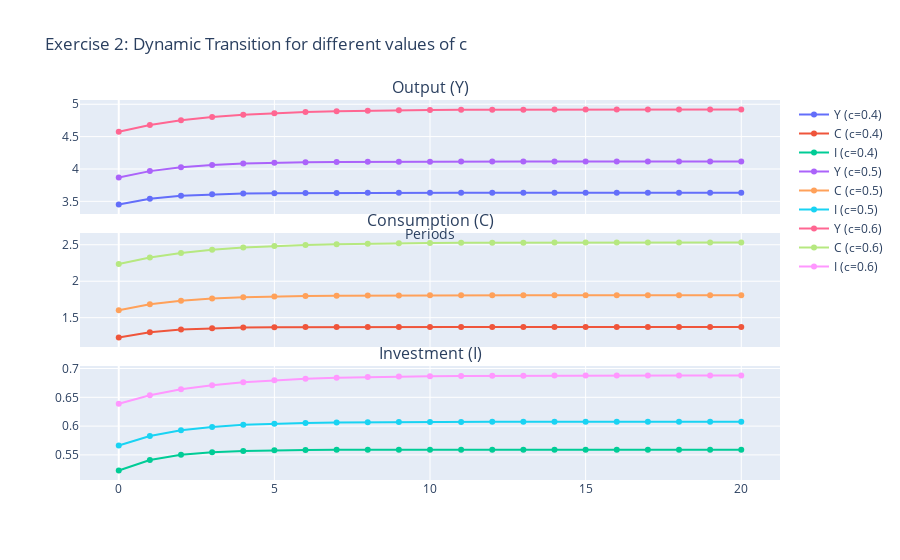
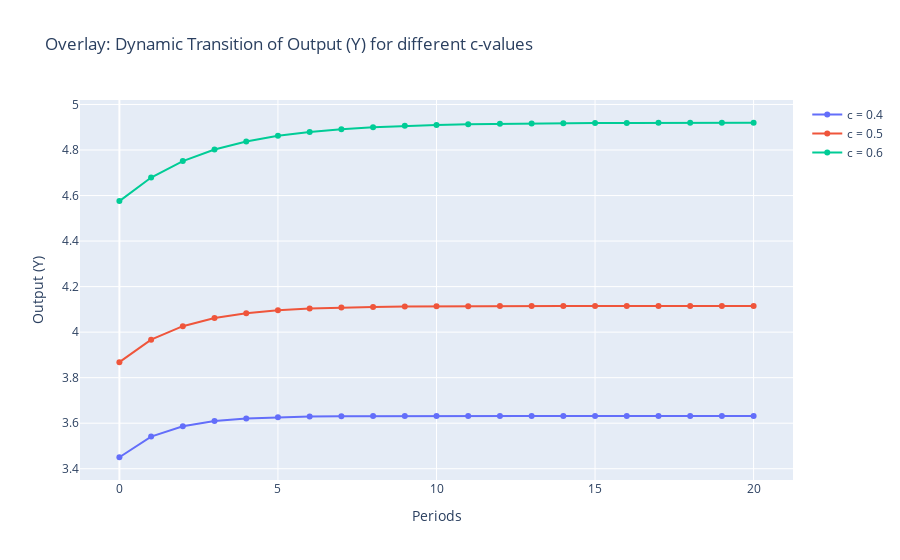

Notebook code cell kept with these figures, in order:
### Code cell
# Exercise 2: Dynamic Transition with Y₋₁ = 0.9 × Y_ss for various c-values
from plotly.subplots import make_subplots

c_values = [0.4, 0.5, 0.6]
periods = 20
Y_paths = {}
fig = make_subplots(rows=3, cols=1,
                    shared_xaxes=True,
                    vertical_spacing=0.05,
                    subplot_titles=("Output (Y)", "Consumption (C)", "Investment (I)"))

for c_val in c_values:
    p = get_params(c=c_val)
    Y_ss_i, _, _, _, _ = steady_state(p)
    # For each c, set the initial condition as 0.9 × that steady state
    Y0 = 0.9 * Y_ss_i
    Ydyn, Cdyn, Idyn, _ = dynamic_path(Y0, p, periods)
    t = np.arange(0, periods+1)
    Y_paths[c_val] = Ydyn
    fig.add_trace(go.Scatter(x=t, y=Ydyn, mode='lines+markers', name=f'Y (c={c_val})'), row=1, col=1)
    fig.add_trace(go.Scatter(x=t, y=Cdyn, mode='lines+markers', name=f'C (c={c_val})'), row=2, col=1)
    fig.add_trace(go.Scatter(x=t, y=Idyn, mode='lines+markers', name=f'I (c={c_val})'), row=3, col=1)

fig.update_layout(title='Exercise 2: Dynamic Transition for different values of c',
                  xaxis_title='Periods',
                  height=800)
fig.show()

# Overlay of Y paths for different c-values
fig_overlay = go.Figure()
for c_val, Ydyn in Y_paths.items():
    fig_overlay.add_trace(go.Scatter(x=np.arange(0, periods+1), y=Ydyn, mode='lines+markers', name=f'c = {c_val}'))
fig_overlay.update_layout(title='Overlay: Dynamic Transition of Output (Y) for different c-values',
                          xaxis_title='Periods',
                          yaxis_title='Output (Y)',
                          height=500)
fig_overlay.show()

### Figure 1 — Plotly figure (JSON) as saved in the notebook; plotly's stock layout.template omitted (floating-point values rounded to 4 significant figures)
{"data": [{"mode": "lines+markers", "name": "Y (c=0.4)", "type": "scatter", "x": [0, 1, 2, 3, 4, 5, 6, 7, 8, 9, 10, 11, 12, 13, 14, 15, 16, 17, 18, 19, 20], "xaxis": "x", "y": [3.45, 3.541, 3.587, 3.609, 3.621, 3.626, 3.629, 3.631, 3.631, 3.632, 3.632, 3.632, 3.632, 3.632, 3.632, 3.632, 3.632, 3.632, 3.632, 3.632, 3.632], "yaxis": "y"}, {"mode": "lines+markers", "name": "C (c=0.4)", "type": "scatter", "x": [0, 1, 2, 3, 4, 5, 6, 7, 8, 9, 10, 11, 12, 13, 14, 15, 16, 17, 18, 19, 20], "xaxis": "x2", "y": [1.228, 1.3, 1.336, 1.355, 1.364, 1.368, 1.371, 1.372, 1.372, 1.373, 1.373, 1.373, 1.373, 1.373, 1.373, 1.373, 1.373, 1.373, 1.373, 1.373, 1.373], "yaxis": "y2"}, {"mode": "lines+markers", "name": "I (c=0.4)", "type": "scatter", "x": [0, 1, 2, 3, 4, 5, 6, 7, 8, 9, 10, 11, 12, 13, 14, 15, 16, 17, 18, 19, 20], "xaxis": "x3", "y": [0.5229, 0.541, 0.5501, 0.5547, 0.5569, 0.5581, 0.5586, 0.5589, 0.5591, 0.5591, 0.5592, 0.5592, 0.5592, 0.5592, 0.5592, 0.5592, 0.5592, 0.5592, 0.5592, 0.5592, 0.5592], "yaxis": "y3"}, {"mode": "lines+markers", "name": "Y (c=0.5)", "type": "scatter", "x": [0, 1, 2, 3, 4, 5, 6, 7, 8, 9, 10, 11, 12, 13, 14, 15, 16, 17, 18, 19, 20], "xaxis": "x", "y": [3.868, 3.967, 4.026, 4.062, 4.083, 4.096, 4.103, 4.108, 4.111, 4.113, 4.114, 4.114, 4.114, 4.115, 4.115, 4.115, 4.115, 4.115, 4.115, 4.115, 4.115], "yaxis": "y"}, {"mode": "lines+markers", "name": "C (c=0.5)", "type": "scatter", "x": [0, 1, 2, 3, 4, 5, 6, 7, 8, 9, 10, 11, 12, 13, 14, 15, 16, 17, 18, 19, 20], "xaxis": "x2", "y": [1.602, 1.684, 1.733, 1.763, 1.781, 1.792, 1.798, 1.802, 1.804, 1.805, 1.806, 1.807, 1.807, 1.807, 1.807, 1.807, 1.807, 1.807, 1.807, 1.807, 1.807], "yaxis": "y2"}, {"mode": "lines+markers", "name": "I (c=0.5)", "type": "scatter", "x": [0, 1, 2, 3, 4, 5, 6, 7, 8, 9, 10, 11, 12, 13, 14, 15, 16, 17, 18, 19, 20], "xaxis": "x3", "y": [0.5663, 0.5828, 0.5927, 0.5986, 0.6022, 0.6043, 0.6056, 0.6063, 0.6068, 0.6071, 0.6073, 0.6074, 0.6074, 0.6074, 0.6075, 0.6075, 0.6075, 0.6075, 0.6075, 0.6075, 0.6075], "yaxis": "y3"}, {"mode": "lines+markers", "name": "Y (c=0.6)", "type": "scatter", "x": [0, 1, 2, 3, 4, 5, 6, 7, 8, 9, 10, 11, 12, 13, 14, 15, 16, 17, 18, 19, 20], "xaxis": "x", "y": [4.576, 4.679, 4.751, 4.802, 4.837, 4.862, 4.879, 4.892, 4.9, 4.906, 4.91, 4.913, 4.915, 4.917, 4.918, 4.918, 4.919, 4.919, 4.919, 4.92, 4.92], "yaxis": "y"}, {"mode": "lines+markers", "name": "C (c=0.6)", "type": "scatter", "x": [0, 1, 2, 3, 4, 5, 6, 7, 8, 9, 10, 11, 12, 13, 14, 15, 16, 17, 18, 19, 20], "xaxis": "x2", "y": [2.237, 2.325, 2.387, 2.431, 2.461, 2.482, 2.497, 2.508, 2.515, 2.52, 2.524, 2.526, 2.528, 2.529, 2.53, 2.531, 2.531, 2.531, 2.532, 2.532, 2.532], "yaxis": "y2"}, {"mode": "lines+markers", "name": "I (c=0.6)", "type": "scatter", "x": [0, 1, 2, 3, 4, 5, 6, 7, 8, 9, 10, 11, 12, 13, 14, 15, 16, 17, 18, 19, 20], "xaxis": "x3", "y": [0.6388, 0.6536, 0.6639, 0.6711, 0.6762, 0.6797, 0.6822, 0.6839, 0.6852, 0.686, 0.6866, 0.687, 0.6873, 0.6875, 0.6877, 0.6878, 0.6878, 0.6879, 0.6879, 0.6879, 0.688], "yaxis": "y3"}], "layout": {"annotations": [{"font": {"size": 16}, "showarrow": false, "text": "Output (Y)", "x": 0.5, "xanchor": "center", "xref": "paper", "y": 1, "yanchor": "bottom", "yref": "paper"}, {"font": {"size": 16}, "showarrow": false, "text": "Consumption (C)", "x": 0.5, "xanchor": "center", "xref": "paper", "y": 0.65, "yanchor": "bottom", "yref": "paper"}, {"font": {"size": 16}, "showarrow": false, "text": "Investment (I)", "x": 0.5, "xanchor": "center", "xref": "paper", "y": 0.3, "yanchor": "bottom", "yref": "paper"}], "autosize": true, "title": {"text": "Exercise 2: Dynamic Transition for different values of c"}, "xaxis": {"anchor": "y", "autorange": true, "domain": [0, 1], "matches": "x3", "range": [-1.215, 21.22], "showticklabels": false, "title": {"text": "Periods"}, "type": "linear"}, "xaxis2": {"anchor": "y2", "autorange": true, "domain": [0, 1], "matches": "x3", "range": [-1.215, 21.22], "showticklabels": false, "type": "linear"}, "xaxis3": {"anchor": "y3", "autorange": true, "domain": [0, 1], "range": [-1.215, 21.22], "type": "linear"}, "yaxis": {"anchor": "x", "autorange": true, "domain": [0.7, 1], "range": [3.33, 5.04], "type": "linear"}, "yaxis2": {"anchor": "x2", "autorange": true, "domain": [0.35, 0.65], "range": [1.121, 2.638], "type": "linear"}, "yaxis3": {"anchor": "x3", "autorange": true, "domain": [0, 0.3], "range": [0.5094, 0.7014], "type": "linear"}}}

### Figure 2 — Plotly figure (JSON) as saved in the notebook; plotly's stock layout.template omitted (floating-point values rounded to 4 significant figures)
{"data": [{"mode": "lines+markers", "name": "c = 0.4", "type": "scatter", "x": [0, 1, 2, 3, 4, 5, 6, 7, 8, 9, 10, 11, 12, 13, 14, 15, 16, 17, 18, 19, 20], "y": [3.45, 3.541, 3.587, 3.609, 3.621, 3.626, 3.629, 3.631, 3.631, 3.632, 3.632, 3.632, 3.632, 3.632, 3.632, 3.632, 3.632, 3.632, 3.632, 3.632, 3.632]}, {"mode": "lines+markers", "name": "c = 0.5", "type": "scatter", "x": [0, 1, 2, 3, 4, 5, 6, 7, 8, 9, 10, 11, 12, 13, 14, 15, 16, 17, 18, 19, 20], "y": [3.868, 3.967, 4.026, 4.062, 4.083, 4.096, 4.103, 4.108, 4.111, 4.113, 4.114, 4.114, 4.114, 4.115, 4.115, 4.115, 4.115, 4.115, 4.115, 4.115, 4.115]}, {"mode": "lines+markers", "name": "c = 0.6", "type": "scatter", "x": [0, 1, 2, 3, 4, 5, 6, 7, 8, 9, 10, 11, 12, 13, 14, 15, 16, 17, 18, 19, 20], "y": [4.576, 4.679, 4.751, 4.802, 4.837, 4.862, 4.879, 4.892, 4.9, 4.906, 4.91, 4.913, 4.915, 4.917, 4.918, 4.918, 4.919, 4.919, 4.919, 4.92, 4.92]}], "layout": {"autosize": true, "title": {"text": "Overlay: Dynamic Transition of Output (Y) for different c-values"}, "xaxis": {"autorange": true, "range": [-1.213, 21.21], "title": {"text": "Periods"}, "type": "linear"}, "yaxis": {"autorange": true, "range": [3.347, 5.023], "title": {"text": "Output (Y)"}, "type": "linear"}}}
